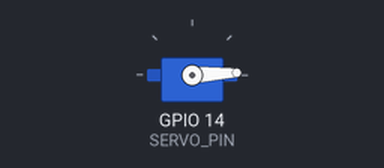
The sketch below on a simulated ESP32. On the bench: servo.

Above: at 0.05 s.
At 1.3 s:
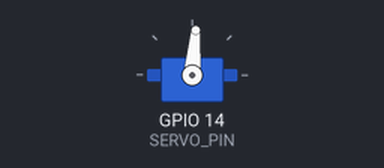
At 2.6 s:
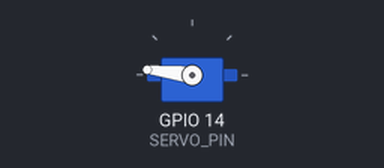
At 5.2 s:
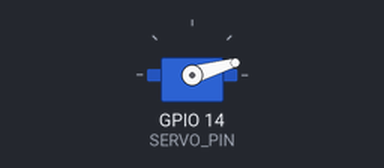
Timing chart, 0 to 7.1 s (numbered marks = the images above):
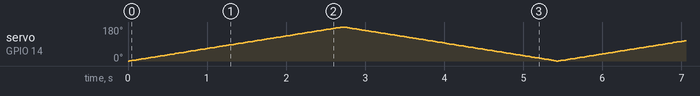

The sketch:

step_angle.ino
```cpp
#include <ESP32Servo.h>

#define SERVO_PIN 14

Servo myServo;

int pos = 0;

void setup() {
  myServo.attach(SERVO_PIN);
  myServo.write(0);
}

void loop() {
  for (pos = 0; pos <= 180; pos += 1){
    myServo.write(pos);
    delay(15);
}
  for (pos = 180; pos >= 0; pos -= 1){
  myServo.write(pos);
    delay(15);
}
}
```
